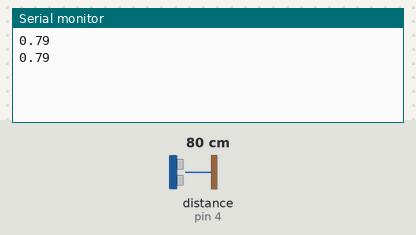
Bench run of a sketch on a simulated Arduino Uno, built with avr-gcc and run on an emulated ATmega328P. Shown: the last lines printed to the serial monitor. Wiring (inferred from the names in the program): ultrasonic range finder: trigger pin 3; echo pin 4. The inputs (shaded band) are chosen by the test bench; at power-on: distance to the obstacle (sensor on pin 4) 80 cm. The echo pulse lasts 58.3 µs per cm.

Above: at 2.2 s.
2.3 s: distance to the obstacle (sensor on pin 4) set to 2 cm
At 3.6 s:
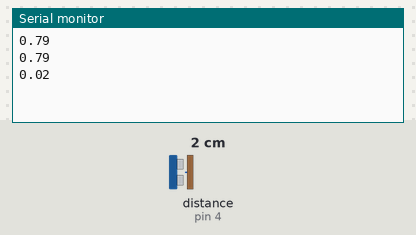
3.8 s: distance to the obstacle (sensor on pin 4) set to 4 cm
At 4.8 s:
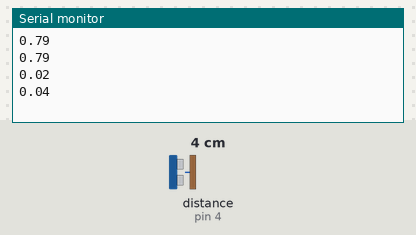
Timing chart, 0 to 6.8 s (numbered marks = the images above; inputs shaded):
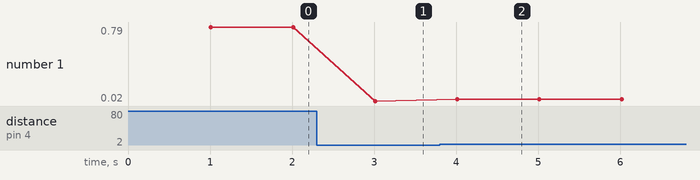

Measured:
- after the input at 2.3 s, the serial monitor: prints a new line after 0.71 s (image 1)
- after the input at 3.8 s, the serial monitor: prints a new line after 0.21 s (image 2)
- plotted number 1: 0.79 → 0.02 after the input at 2.3 s, 0.02 → 0.04 after the input at 3.8 s

The sketch:

trena_eletronica.ino
```cpp
#define pinTrg 3
#define pinEch 4

// Distance traveled by sound in 1 microsecond
const float soundMUPS = 0.000340;

float distanceObj(float timeMicroseconds) {

  return (soundMUPS*timeMicroseconds)/2;

}

void setup() {

  pinMode(pinTrg, OUTPUT);
  pinMode(pinEch, INPUT);
  Serial.begin(9600);
  delay(1000);

}

void loop() {

  // Shooting an ultrassonic pulse
  digitalWrite(pinTrg, HIGH);
  delayMicroseconds(10);
  digitalWrite(pinTrg, LOW);

  // Time between Trigger shooting and Echo recepting the pulse

  float time = pulseIn(pinEch, HIGH);

  float distance = distanceObj(time);

  Serial.println(distance);
  delay(1000);

}
```
